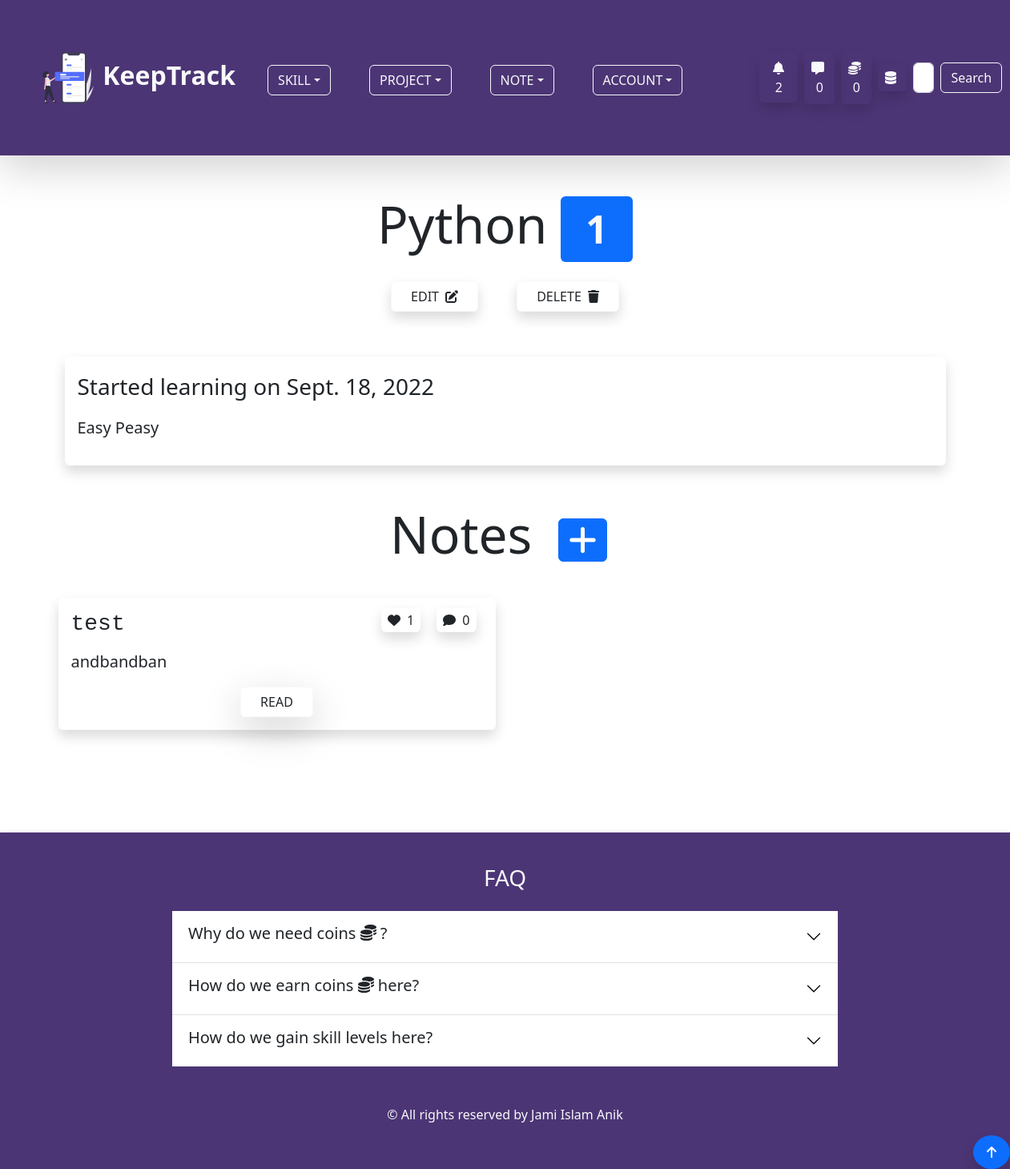
/skill/single-skill/1/ (signed in), run on an earlier commit of the app's database.
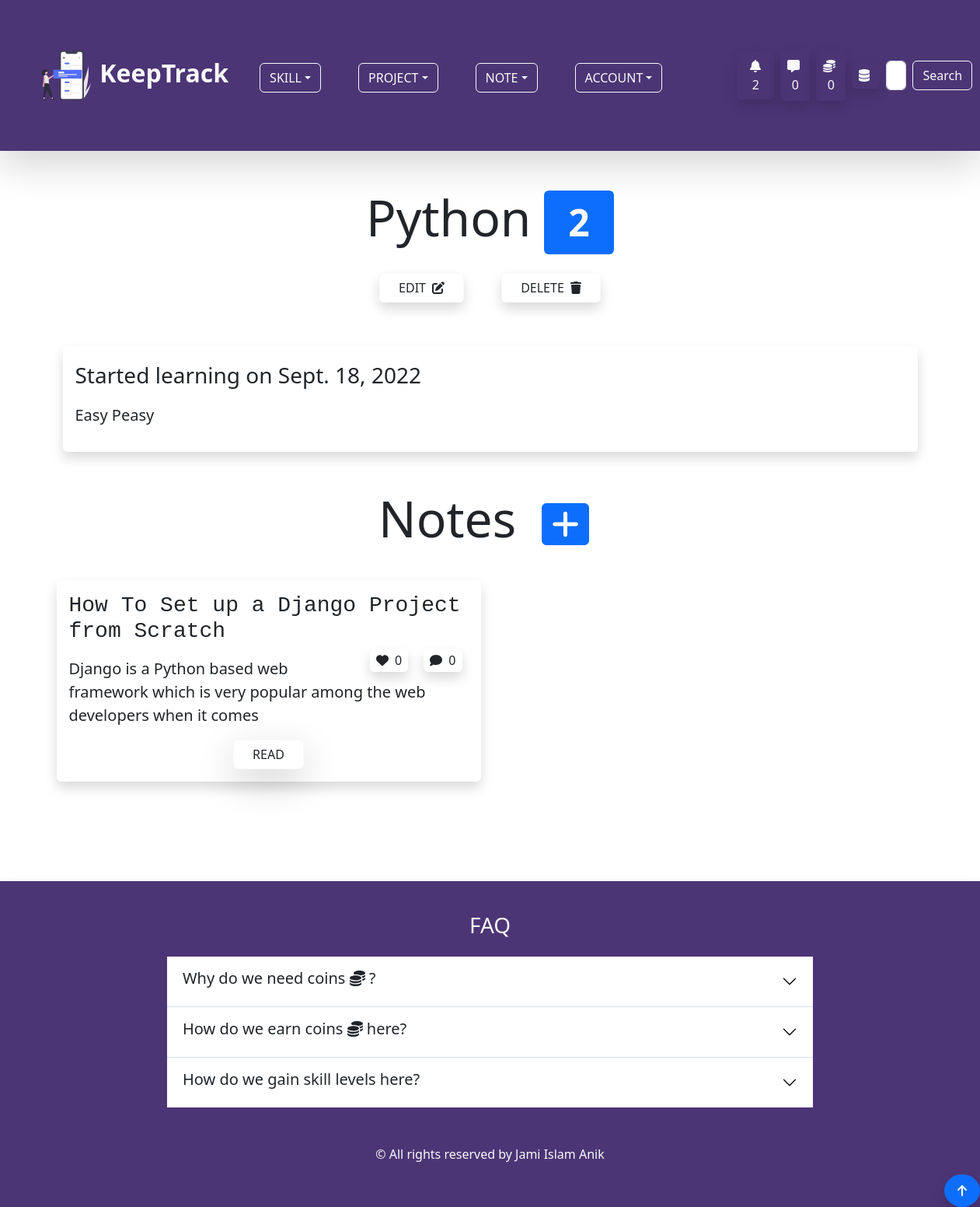
And on a later commit of the database.
### skill/models.py (models this page shows, shortened)
class Skill(models.Model):
    SKILL_TYPE_CHOICES = (
        ('Programming Language','Programming Language'),
        ('Database','Database'),
        ('Hosting Platform','Hosting Platform'),
        ('Coding Utility','Coding Utility'),
        ('Frontend Framework','Frontend Framework'),
        ('Backend Framework','Backend Framework'),
        ('Machine Learning Tool','Machine Learning Tool'),
        ('Data Science Tool','Data Science Tool'),
        ('Artificial Intelligence Tool','Artificial Intelligence Tool')
    )
    skill_type = models.CharField(max_length=200,choices=SKILL_TYPE_CHOICES,null=True,blank=True)
    note = GenericRelation(Note)
    owner = models.ForeignKey(Profile, on_delete=models.CASCADE,null=True,blank=True,default="Coding Utility")
    title = models.CharField(max_length=255)
    description = models.TextField(max_length=500,null=True,blank=True)
    skill_level = models.IntegerField(default=1)
    current_point = models.IntegerField(default=0)
    learning = models.BooleanField(default=True)
    started_learning = models.DateField(null=True,blank=True,auto_now_add=True)
    class Meta:
        ordering = ['-skill_level','-current_point']

### note/models.py (models this page shows)
class Note(models.Model):
    comment = GenericRelation(Comment)
    like = GenericRelation(Like)
    content_type = models.ForeignKey(ContentType, null=True, on_delete=models.SET_NULL)
    object_id = models.IntegerField()
    content_object = GenericForeignKey()
    owner = models.ForeignKey(Profile,on_delete=models.CASCADE)
    note_image = models.ImageField(null=True, blank =True, upload_to='keeptrack/images/')
    title = models.CharField(max_length=255)
    body = models.TextField()
    created_at = models.DateTimeField(auto_now_add=True)
    class Meta:
        ordering = ['-created_at']
    @property
    def slug_title(self):
        return slugify(self.title)

### skill/views.py (the view)
# urls.py: path('single-skill/<str:pk>/',views.single_skill_page,name='single-skill-page'),
@login_required(login_url="login-page")
def single_skill_page(request,pk):
    profile = request.user.profile
    try:
        skill = profile.skill_set.get(id=pk)
    except:
        messages.info(request,'You are not authorized to view this page!')
        return redirect('home-page')
    form = SkillForm(instance=skill)
    if request.method == 'POST' and request.POST.get("action") == "delete" and skill.owner == request.user.profile :
        skill.delete()
        messages.success(request, f"Your skill on {skill.title} has been successfully deleted!")
        return redirect('skill-page')
    elif request.method == 'POST' and request.POST.get("action") == "update" and skill.owner == request.user.profile:
        form = SkillForm(request.POST,instance=skill)
        if form.is_valid():
            form.save()
            return redirect('single-skill-page',pk=skill.id)
    context = {
        'skill':skill,
        'form':form,
    }
    return render(request,'skill/single_skill_page.html',context)

### skill/forms.py
class SkillForm(ModelForm):
    class Meta:
        model = Skill
        fields = ('title','description','skill_type')
        labels = {
            'title':'Skill Title',
            'skill_type':'Skill Type'
        }
        widgets = {
            'title':forms.TextInput(attrs={'class':'form-control','placeholder':'Python'}),
            'description':forms.Textarea(attrs={'class':'form-control','placeholder':'Python is easy to learn...'}),
            'skill_type':forms.Select(attrs={'class':'form-control','placeholder':'Programming Language'}),
        }

### skill/templates/skill/single_skill_page.html (shortened to what this page needs)
{% extends 'base.html' %}
{% block content %}
<div class="container">
    <h3 class="display-3 text-center my-2 pb-3">{{skill.title }} <span class="badge bg-primary text-light"
            title="Current Level">{{ skill.skill_level }}</span></h3>
    <div class="d-flex align-items-center justify-content-center pb-5">
        <button class="btn btn-outline-light px-4 mx-4 shadow text-dark" data-bs-toggle="modal"
            data-bs-target="#modalUpdate">EDIT
            <span class="ps-1"><i class="fas fa-edit"></i></span>
        </button>
        <button class="btn btn-outline-light px-4 mx-4 shadow text-dark" data-bs-toggle="modal"
            data-bs-target="#modalDelete">DELETE
            <span class="ps-1"><i class="fas fa-trash"></i></span>
        </button>
    </div>
    <div class="rounded shadow m-2 p-3">
        <p class="fs-3">Started learning on {{ skill.started_learning }}</p>
        {% if skill.description %}
        <p class="lead">{{ skill.description }} </p>
        {% else %}
        <p class="lead">{{ skill.title }} is a {{ skill.skill_type }}.</p>
        {% endif %}
    </div>
    <div class="my-5 rounded">
        <h3 class="display-3 text-center mb-4">Notes
            <a href="{% url 'note-form-page' skill.id %}?object=skill" class="mx-3 btn btn-primary fs-5"><i class="fas fa-plus fa-2xl"></i></a>
        </h3>
        <div class="row my-2">
            {% for note in skill.note.all %}
            <div class="col-12 col-md-6 my-3">
                <div class="rounded shadow p-3">
                    <h3 class="font-monospace d-inline-block">{{ note.title }}</h3>
                    <div class="text-center d-inline-block float-end">
                        <span class="rounded px-2 py-1 mx-2 shadow"><i class="fas fa-heart pe-2"></i>{{ note.like.count }}</span>
                        <span class="rounded px-2 py-1 mx-2 shadow"><i class="fas fa-comment pe-2"></i>{{ note.comment.count }}</span>
                    </div>
                    <p class="lead my-2">{{ note.body|slice:"100" }}</p>
                    <div class="text-center"><a href="{% url 'single-note-page' note.id note.slug_title %}" class="btn btn-outline-light mt-2 px-4 shadow-lg text-dark">READ</a></div>
                </div>
            </div>
            {% endfor %}
        </div>
        </div>
    </div>
{% endblock content %}

What changed in the data, as far as the page shows it:
removed Note: title "test", like.count "1", comment.count "0", body "andbandban"
changed Skill "Python": skill_level "1" → "2"
added Note: title "How To Set up a Django Project from Scratch", like.count "0", comment.count "0", body "Django is a Python based web framework which is very popular among the web developers when it comes"
